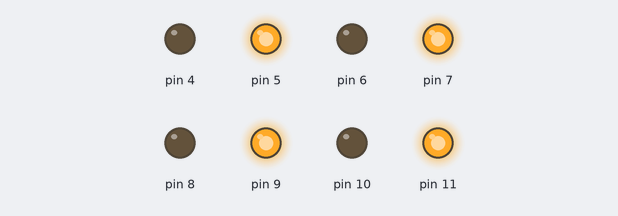
Bench run of a sketch on a simulated Arduino Uno, built with avr-gcc and run on an emulated ATmega328P. On the bench: output pins drawn as LEDs (lit = HIGH).

Above: at 0.5 s.
At 3.5 s:
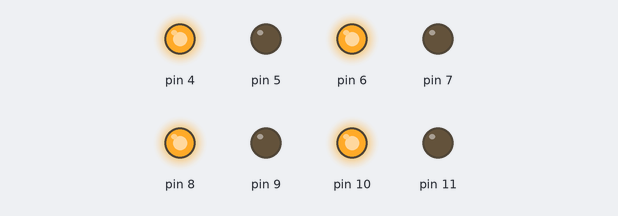
Timing chart, 0 to 4.6 s (numbered marks = the images above):
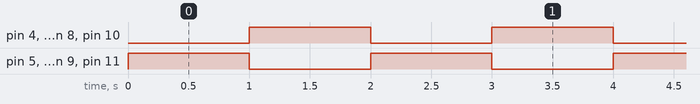

The sketch:

si_no_si.ino
```cpp
void setup()
{
  pinMode(4,OUTPUT);
  pinMode(5,OUTPUT);
  pinMode(6,OUTPUT);
  pinMode(7,OUTPUT);
  pinMode(8,OUTPUT);
  pinMode(9,OUTPUT);
  pinMode(10,OUTPUT);
  pinMode(11,OUTPUT);
}
void loop()
{
  digitalWrite(4,LOW);
  digitalWrite(5,HIGH);
  digitalWrite(6,LOW);
  digitalWrite(7,HIGH);
  digitalWrite(8,LOW);
  digitalWrite(9,HIGH);
  digitalWrite(10,LOW);
  digitalWrite(11,HIGH);
  delay(1000);
  digitalWrite(4,HIGH);
  digitalWrite(5,LOW);
  digitalWrite(6,HIGH);
  digitalWrite(7,LOW);
  digitalWrite(8,HIGH);
  digitalWrite(9,LOW);
  digitalWrite(10,HIGH);
  digitalWrite(11,LOW);
  delay(1000);
}
```

Measured:
- by itself, pin 4–11: alternates HIGH for 1.0 s and LOW for 1.0 s
